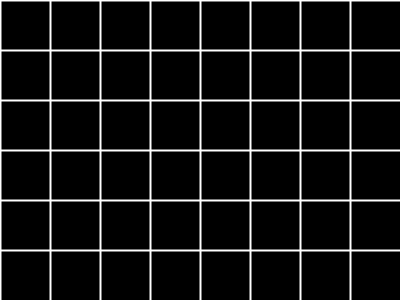
Frame 1 (no input)
Frame 60 (the mouse pressed at the canvas centre just before this capture): identical to frame 1, image omitted
Frame 120 (the mouse held since frame 60 and released just before this capture): identical to frame 1, image omitted

The Processing sketch that drew this single still picture (run headless with seeded random() and noise(); from frame 60 on, the mouse is pressed at the canvas centre):

// Processing sketch: grid
// ── grid.pde
float x = 0;
float y = 0;
void setup () {

  size(400, 300);
}

void draw() {

  background(0);

  stroke(255);
  strokeWeight(2);
  x = 0;
  y = 0;
  while (x<width) {

    line(x, 0, x, height);
    x =x+50;
  }

  while (y<height) {
    
    line(0, y,width,y);
    y =y+50;
  }
}
